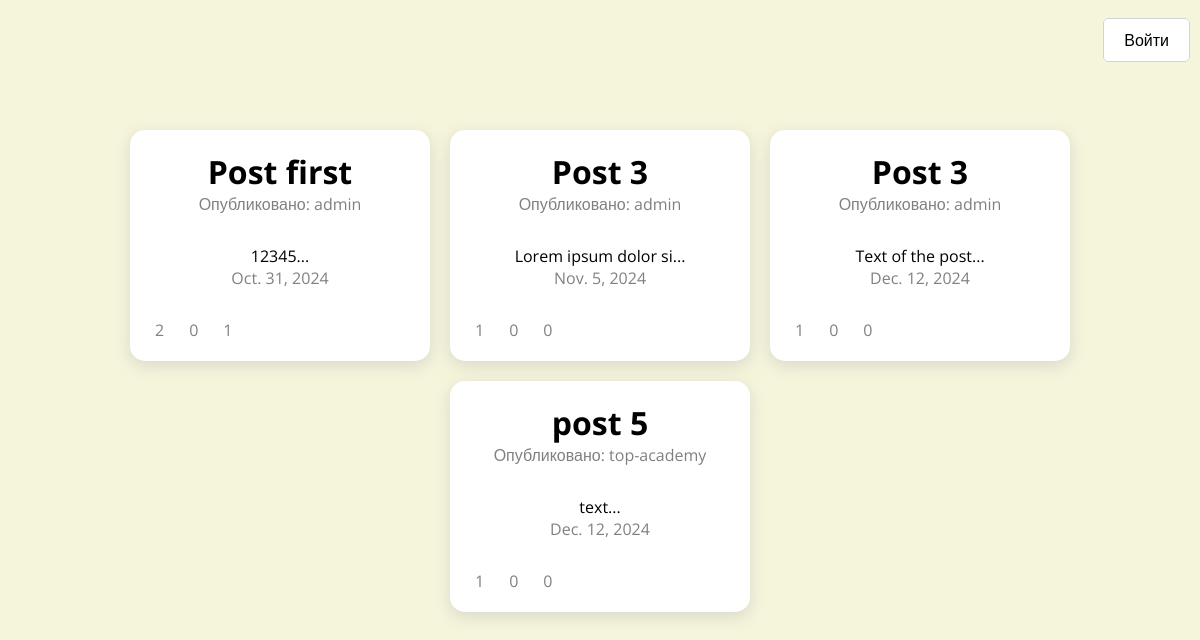
The page /?quantity=9 on the database as committed earlier.
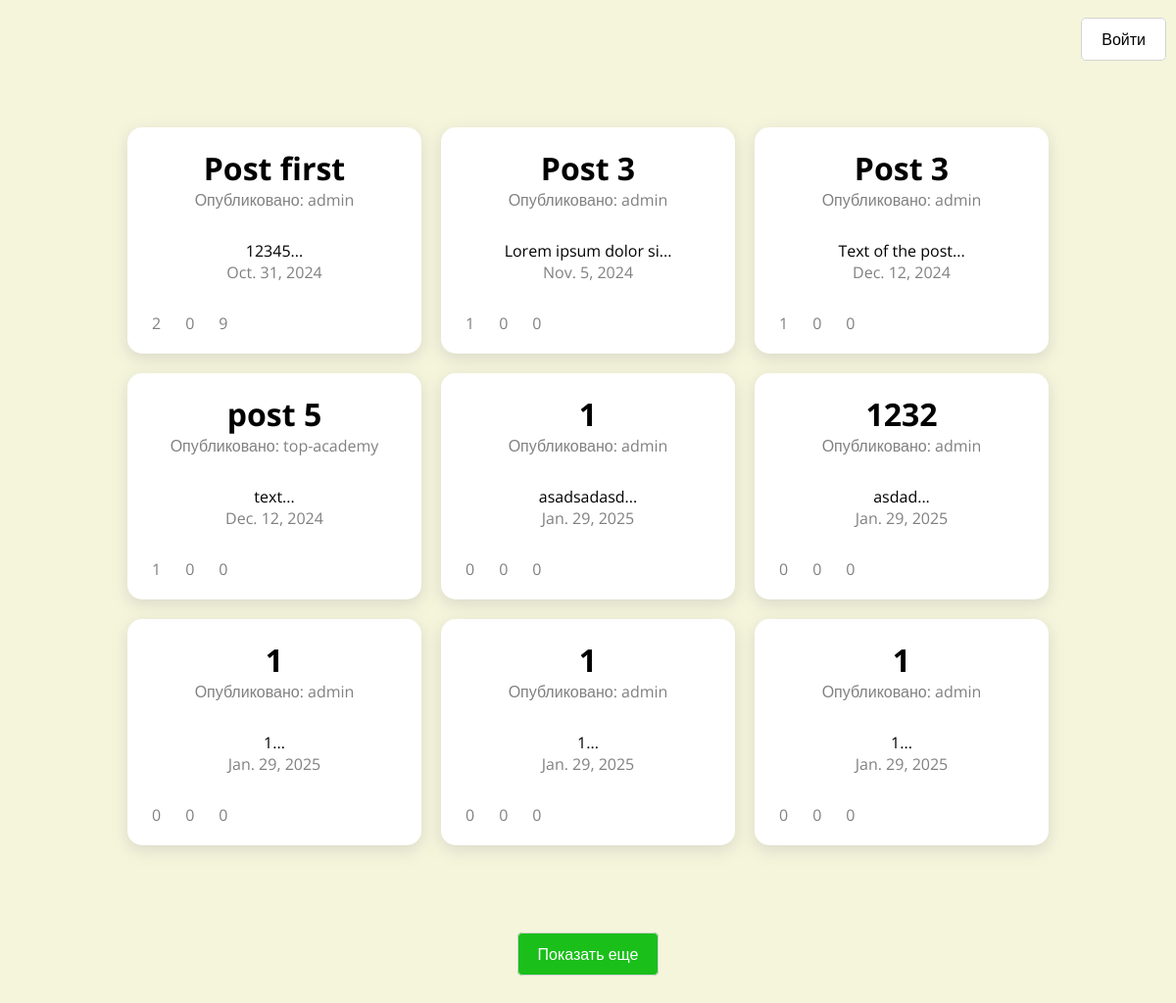
The same page on the database as committed later.
### app/models.py (models this page shows, shortened)
class Post(models.Model):
    title = models.CharField(max_length=255)
    body = models.TextField()
    author = models.ForeignKey(
        User, null=True, blank=True, on_delete=models.CASCADE, default=1
    )
    date_added = models.DateField(auto_now_add=True)
    image = models.ImageField(default="default.png", blank=True)
    likes = models.ManyToManyField(User, related_name="likes")
    dislikes = models.ManyToManyField(User, related_name="dislikes")
    def snippet(self):
        return self.body[:20].strip()

### app/views.py (the view)
# urls.py: path("", home, name="home"),
def home(request):
    posts = Post.objects.all()
    quantity = int(request.GET.get("quantity", 3))
    posts = posts[:quantity]
    return render(
        request, "home.html", {"posts": posts, "all_posts": Post.objects.all().count()}
    )

### app/templates/home.html (shortened to what this page needs)
{% extends 'base_layout.html' %}
{% block content %}
<div class="container-home">
  {% for post in posts %}
  <a class="post" href="{% url 'app:post_detail' post.id %}">
    <div>
      <div class="title">{{post.title}}</div>
      <div class="author">Опубликовано: {{post.author}}</div>
    </div>
    <div>
      <div class="text">{{post.snippet}}...</div>
      <div class="date">{{post.date_added}}</div>
      <div class="post-data">
        <div class="post-likes">
          {{post.likes.count}}
        </div>
        <div class="post-dislikes">
          {{post.dislikes.count}}
        </div>
        <div class="post-comments">
          {{post.comment_set.count}}
        </div>
      </div>
    </div>
  </a>
  {% endfor %}
</div>
{% if posts.count < all_posts %}
<div class="show-more">
  <a href="{% url 'app:home' %}?quantity={{posts.count|add:3}}" class="button primary">
    Показать еще
  </a>
</div>
{% endif %}
{% endblock %}

Rows that differ between the two databases and show on the page:
computed for Post "Post first": comment_set.count "1" → "9"
added Post: title "1", author "admin", snippet "asadsadasd", date_added "Jan. 29, 2025", likes.count "0", dislikes.count "0", comment_set.count "0"
added Post: title "1232", author "admin", snippet "asdad", date_added "Jan. 29, 2025", likes.count "0", dislikes.count "0", comment_set.count "0"
added Post: title "1", author "admin", snippet "1", date_added "Jan. 29, 2025", likes.count "0", dislikes.count "0", comment_set.count "0"
added Post: title "1", author "admin", snippet "1", date_added "Jan. 29, 2025", likes.count "0", dislikes.count "0", comment_set.count "0"
added Post: title "1", author "admin", snippet "1", date_added "Jan. 29, 2025", likes.count "0", dislikes.count "0", comment_set.count "0"
Other text that changed with them:
text now shown: "Показать еще"
